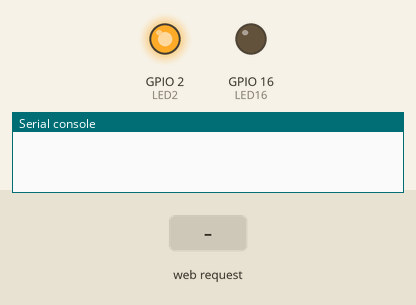
A program run on a simulated ESP8266 board running MicroPython. Parts: output pins drawn as LEDs (lit = HIGH, except the on-board LED, lit = LOW), the last lines printed to the serial console. Inputs (shaded band) come from the test bench.

Above: at 1.2 s.
1.3 s: HTTP request GET /?LED=OFF16 received
At 1.6 s:
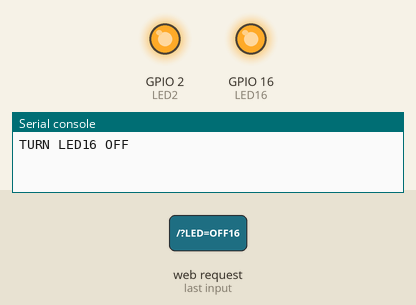
2.8 s: HTTP request GET /?LED=OFF2 received
At 3.9 s:
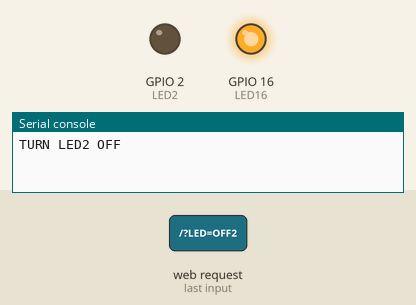
4.3 s: HTTP request GET /?LED=ON16 received
At 5.1 s:
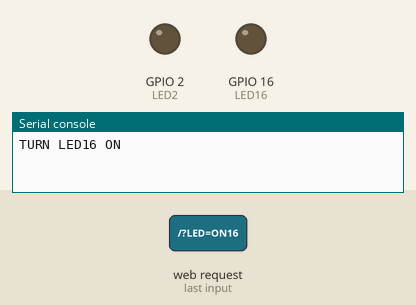
5.8 s: HTTP request GET /?LED=ON2 received
At 6.2 s:
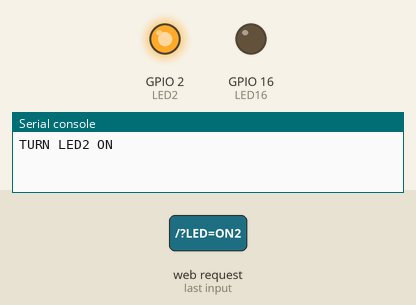
Timing chart, 0 to 8.3 s (numbered marks = the images above; inputs shaded):
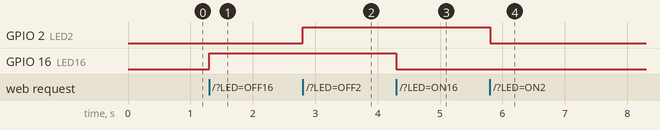

The program:

webserver2.py
```python
import socket
import machine


#HTML to send to browsers
html = """<!DOCTYPE html>
<html>
<head> <title>ESP8266 LED ON/OFF</title> </head>
<center><h2>A simple webserver for turning onboard LED's on and off with Micropython</h2></center>
<center><h3>(for noobs to both the ESP8266 and Micropython)</h3></center>
<form>
LED0:
<button name="LED" value="ON16" type="submit">LED ON</button>
<button name="LED" value="OFF16" type="submit">LED OFF</button><br><br>
LED2:
<button name="LED" value="ON2" type="submit">LED ON</button>
<button name="LED" value="OFF2" type="submit">LED OFF</button>
</form>
</html>
"""

#Setup PINS
LED16 = machine.Pin(16, machine.Pin.OUT)
LED2 = machine.Pin(2, machine.Pin.OUT)

#Setup Socket WebServer
s = socket.socket(socket.AF_INET, socket.SOCK_STREAM)
s.bind(('', 80))
s.listen(5)
while True:
    conn, addr = s.accept()
    print("Got a connection from %s" % str(addr))
    request = conn.recv(1024)
    print("Content = %s" % str(request))
    request = str(request)
    LEDON16 = request.find('/?LED=ON16')
    LEDOFF16 = request.find('/?LED=OFF16')
    LEDON2 = request.find('/?LED=ON2')
    LEDOFF2 = request.find('/?LED=OFF2')
    #print("Data: " + str(LEDON0))
    #print("Data2: " + str(LEDOFF0))
    if LEDON16 == 6:
        print('TURN LED16 ON')
        LED16.off()
    if LEDOFF16 == 6:
        print('TURN LED16 OFF')
        LED16.on()
    if LEDON2 == 6:
        print('TURN LED2 ON')
        LED2.off()
    if LEDOFF2 == 6:
        print('TURN LED2 OFF')
        LED2.on()
    response = html
    conn.send(response)
    conn.close()
```

Measured:
- after the input at 1.3 s, GPIO 16 (LED16): LOW → HIGH at once
- after the input at 2.8 s, GPIO 2 (LED2): LOW → HIGH at once
- after the input at 4.3 s, GPIO 16 (LED16): HIGH → LOW at once
- after the input at 5.8 s, GPIO 2 (LED2): HIGH → LOW at once
